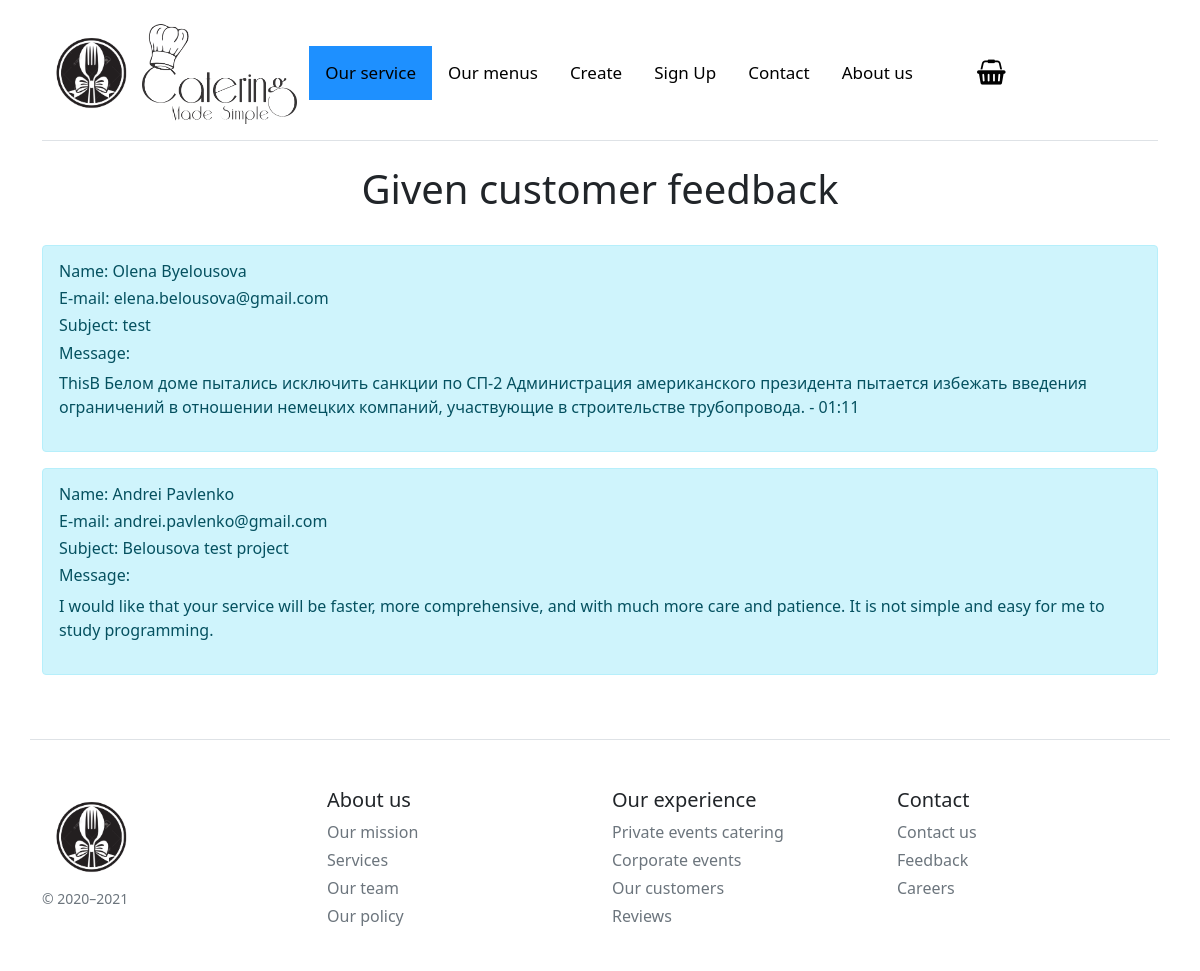
Screenshot of /feedback with the database file from the repository.
### app.py (models this page shows, shortened)
class Contacts(db.Model):
    id = db.Column(db.Integer, primary_key=True)
    name = db.Column(db.String(100), primary_key=False)
    email = db.Column(db.String(100), nullable=False)
    subject = db.Column(db.String(300), nullable=False)
    message = db.Column(db.Text(300), nullable=False)
    updatetime = db.Column(db.Date, default=datetime.utcnow)

### app.py (the view)
@app.route('/feedback')
def feedbakreading():
    contacts = Contacts.query.all();
    return render_template("feedback.html", contacts = contacts)

### templates/feedback.html (shortened to what this page needs)
{% extends "base.html" %}
{% block body%}
<body>
<div class = "headerMenuList">
    <div class = "container">
        <h1 class="fw-light">Given customer feedback</h1>
        <br>
    {%  for el in contacts %}
    <div class ="alert alert-info" style ="text-align: left">
        <h6>Name:  {{el.name}}</h6>
        <h6>E-mail:  {{el.email}}</h6>
        <h6>Subject: {{el.subject}}</h6>
        <h6>Message: </h6><p>{{el.message}}</p>
    </div>
    {% endfor %}
    </div>
</div>
</body>
{% endblock %}

### templates/base.html (shortened to what this page needs)
<!doctype html>
<html lang="en">
<head>
    <link rel="stylesheet" href="{{ url_for ('static', filename = 'css/my.css')}}">
    <link rel="stylesheet" href="https://cdnjs.cloudflare.com/ajax/libs/font-awesome/4.7.0/css/font-awesome.min.css">
    <link rel="stylesheet" href="https://cdn.jsdelivr.net/npm/bootstrap@5.1.3/dist/css/bootstrap.min.css">
</head>
<body>
<br>
<div class="container">
<div class="d-flex flex-column flex-md-row align-items-center pb-3 mb-4 border-bottom">
      <a href="/" class="d-flex align-items-center text-dark text-decoration-none">
          <img  src = "/static/download.png" height="100px">
        <img  src = "/static/logo.png" height="100px">
      </a>
      <link rel="stylesheet" href="https://cdnjs.cloudflare.com/ajax/libs/font-awesome/4.7.0/css/font-awesome.min.css">
<div class="container">
<div class="topnav" id="myTopnav">
  <a href="/" class="active">Our service</a>
  <a href="/menus">Our menus</a>
    <a href="/shop">Create</a>
    <a href="/signup">Sign Up</a>
  <a href="/contact">Contact</a>
  <a href="/about">About us</a>
    {% if session['user']!= None and session['user']!= "Olena Byelousova" %}
    <a href="/about">{{ session['user'] }}</a>
     {% endif %}
     <a class = "iLoveMyBasket" href = "ShoppingCard.php"><i class="fa fa-shopping-basket" style="font-size:25px;color:black; position: relative; padding-top: 0px; padding-left: 0px;" ></i></a>
</div>
    </div>
    </div>
</div>
{% block body%}{% endblock %}
<footer class="container pt-4 my-md-5 pt-md-5 border-top">
    <div class="row">
      <div class="col-12 col-md">
        <img  src = "/static/download.png" height="100px" alt="">
        <small class="d-block mb-3 text-muted">© 2020–2021</small>
      </div>
      <div class="col-6 col-md">
        <h5>About us</h5>
        <ul class="list-unstyled text-small">
          <li class="mb-1"><a class="link-secondary text-decoration-none" href="#">Our mission</a></li>
          <li class="mb-1"><a class="link-secondary text-decoration-none" href="#">Services</a></li>
          <li class="mb-1"><a class="link-secondary text-decoration-none" href="#">Our team</a></li>
          <li class="mb-1"><a class="link-secondary text-decoration-none" href="#">Our policy</a></li>
          </ul>
      </div>
      <div class="col-6 col-md">
        <h5>Our experience</h5>
        <ul class="list-unstyled text-small">
          <li class="mb-1"><a class="link-secondary text-decoration-none" href="#">Private events catering</a></li>
          <li class="mb-1"><a class="link-secondary text-decoration-none" href="#">Corporate events</a></li>
          <li class="mb-1"><a class="link-secondary text-decoration-none" href="#">Our customers</a></li>
          <li class="mb-1"><a class="link-secondary text-decoration-none" href="#">Reviews</a></li>
        </ul>
      </div>
      <div class="col-6 col-md">
        <h5>Contact</h5>
        <ul class="list-unstyled text-small">
          <li class="mb-1"><a class="link-secondary text-decoration-none" href="#">Contact us</a></li>
          <li class="mb-1"><a class="link-secondary text-decoration-none" href="#">Feedback</a></li>
          <li class="mb-1"><a class="link-secondary text-decoration-none" href="#">Careers</a></li>
        </ul>
      </div>
    </div>
  </footer>
</body>
</html>

### static/css/my.css (style rules this page uses)
body { margin: 0; font-family: Arial, Helvetica, sans-serif; }
.topnav { overflow: hidden; background-color: cornflowerblue; }
.topnav a { float: left; display: block; color: #f2f2f2; text-align: center; padding: 14px 16px; text-decoration: none; font-size: 17px; }
.topnav a.active { background-color: black; color: white; }
body { font-family: Arial, Helvetica, sans-serif; margin: 0; }
html { box-sizing: border-box; }
*, *:before, *:after { box-sizing: inherit; }
.container { padding: 0 16px; }
.container::after, .row::after { content: ""; clear: both; display: table; }
.headerMenuList { text-align: center; align-items: center; }

### templates/base.html (style rules this page uses)
body { margin: 0; font-family: Arial, Helvetica, sans-serif; }
.topnav { overflow: hidden; background-color: white; }
.topnav a { float: left; display: block; color: black; text-align: center; padding: 14px 16px; text-decoration: none; font-size: 17px; }
.topnav a.active { background-color: dodgerblue; color: black; }

### rows the page displays
Contacts: name "Olena Byelousova", email "elena.belousova@gmail.com", subject "test", message "ThisВ Белом доме пытались исключить санкции по СП-2 Администрация американского президента пытается избежать введения ограничений в отношении немецких компаний, участвующие в строительстве трубопровода. - 01:11"
Contacts: name "Andrei Pavlenko", email "andrei.pavlenko@gmail.com", subject "Belousova test project", message "I would like that your service will be faster, more comprehensive, and with much more care and patience. It is not simple and easy for me to study programming."
